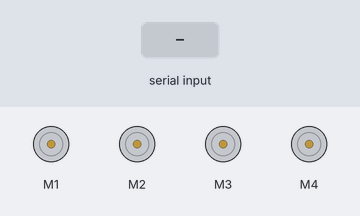
A sketch run on a simulated Arduino Uno, built with avr-gcc and run on an emulated ATmega328P. Shown: 4 × DC motor (green arrow = forward, orange = backward, longer = faster). Inputs (shaded band) come from the test bench. What the sketch prints to the serial monitor is not drawn.

Above: at 1.2 s.
1.3 s: "F" received over Serial
At 1.9 s:
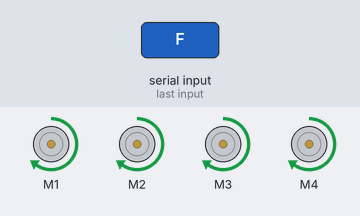
2.8 s: "B" received over Serial
At 3.1 s:
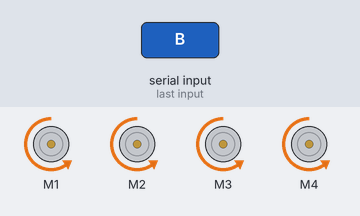
4.3 s: "L" received over Serial
At 5.5 s:
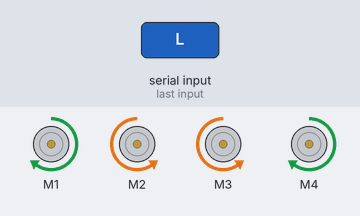
5.8 s: "R" received over Serial
At 6.5 s:
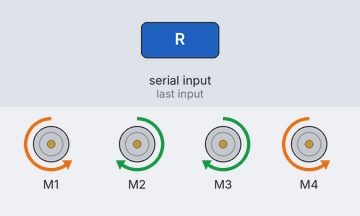
7.3 s: "G" received over Serial
At 7.7 s:
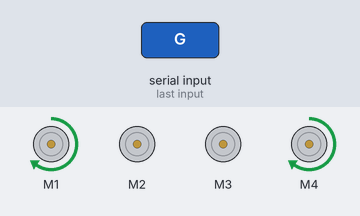
8.8 s: "I" received over Serial
At 10.1 s:
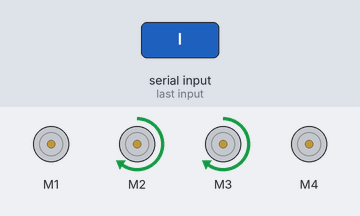
Timing chart, 0 to 11.3 s (numbered marks = the images above; inputs shaded):
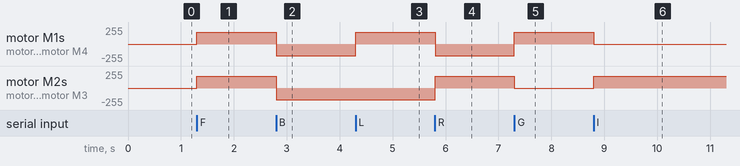

The sketch:

All_Directional_Car_Draft_with_shield_L293.docx.ino
```cpp
#include<AFMotor.h>

AF_DCMotor motor1(1);
AF_DCMotor motor2(2);
AF_DCMotor motor3(3);
AF_DCMotor motor4(4);

char command;

void setup(){
  Serial.begin(9600);
}
void loop() {
  Serial.println(command);
  if(Serial.available() > 0){
    command = Serial.read();
    Stop();

    switch(command){
    case 'F':
      forward();
      break;
    case 'B':
       back();
      break;
    case 'L':
      left();
      break;
    case 'R':
      right();
      break;
    case 'G':
      forward_leftturn();
      break;
    case 'I':
      forward_rightturn();
      break;
    case 'H':
      backward_leftturn();
      break;
    case 'J':
      backward_rightturn();
      break;
    case 'q':
      rotate();
      break;
    }
  }
}


void forward()
{
  motor1.setSpeed(175);
  motor1.run(FORWARD);
  motor2.setSpeed(175);
  motor2.run(FORWARD);
  motor3.setSpeed(175);
  motor3.run(FORWARD);
  motor4.setSpeed(175);
  motor4.run(FORWARD);
}

void back()
{
  motor1.setSpeed(175);
  motor1.run(BACKWARD);
  motor2.setSpeed(175);
  motor2.run(BACKWARD);
  motor3.setSpeed(175);
  motor3.run(BACKWARD);
  motor4.setSpeed(175);
  motor4.run(BACKWARD);
}

void left()
{
  motor1.setSpeed(175);
  motor1.run(FORWARD);
  motor2.setSpeed(175);
  motor2.run(BACKWARD);
  motor3.setSpeed(175);
  motor3.run(BACKWARD);
  motor4.setSpeed(175);
  motor4.run(FORWARD);
}

void right()
{
  motor1.setSpeed(175);
  motor1.run(BACKWARD);
  motor2.setSpeed(175);
  motor2.run(FORWARD);
  motor3.setSpeed(175);
  motor3.run(FORWARD);
  motor4.setSpeed(175);
  motor4.run(BACKWARD);
}

void forward_leftturn()
{
  motor1.setSpeed(175) ;
  motor1.run(FORWARD);
  motor2.setSpeed(0);
  motor2.run(RELEASE);
  motor3.setSpeed(0);
  motor3.run(RELEASE);
  motor4.setSpeed(175);
  motor4.run(FORWARD);
}

void forward_rightturn()
{
  motor1.setSpeed(0);
  motor1.run(RELEASE);
  motor2.setSpeed(175);
  motor2.run(FORWARD);
  motor3.setSpeed(175);
  motor3.run(FORWARD);
  motor4.setSpeed(0);
  motor4.run(RELEASE);
}

void backward_leftturn()
{
  motor1.setSpeed(0);
  motor1.run(RELEASE);
  motor2.setSpeed(175);
  motor2.run(BACKWARD);
  motor3.setSpeed(175);
  motor3.run(BACKWARD);
  motor4.setSpeed(0);
  motor4.run(RELEASE);
}

void backward_rightturn()
{
  motor1.setSpeed(175);
  motor1.run(BACKWARD);
  motor2.setSpeed(0);
  motor2.run(RELEASE);
  motor3.setSpeed(0);
  motor3.run(RELEASE);
  motor4.setSpeed(175);
  motor4.run(BACKWARD);
}

void rotate()
{
  motor1.setSpeed(175);
  motor1.run(FORWARD);
  motor2.setSpeed(175);
  motor2.run(BACKWARD);
  motor3.setSpeed(175);
  motor3.run(FORWARD);
  motor4.setSpeed(175);
  motor4.run(BACKWARD);
}


void Stop()
{
  motor1.setSpeed(0);
  motor1.run(RELEASE);
  motor2.setSpeed(0);
  motor2.run(RELEASE);
  motor3.setSpeed(0);
  motor3.run(RELEASE);
  motor4.setSpeed(0);
  motor4.run(RELEASE);
}
```

Measured:
- after the input at 1.3 s, motor M1–4: stopped → forward 175/255 at once
- after the input at 2.8 s, motor M1–4: forward 175/255 → backward 175/255 at once
- after the input at 4.3 s, motor M1, motor M4: backward 175/255 → forward 175/255 at once
- after the input at 5.8 s, motor M1, motor M4: forward 175/255 → backward 175/255 at once; motor M2, motor M3: backward 175/255 → forward 175/255 at once
- after the input at 7.3 s, motor M1, motor M4: backward 175/255 → forward 175/255 at once; motor M2, motor M3: forward 175/255 → stopped at once
- after the input at 8.8 s, motor M1, motor M4: forward 175/255 → stopped at once; motor M2, motor M3: stopped → forward 175/255 at once
